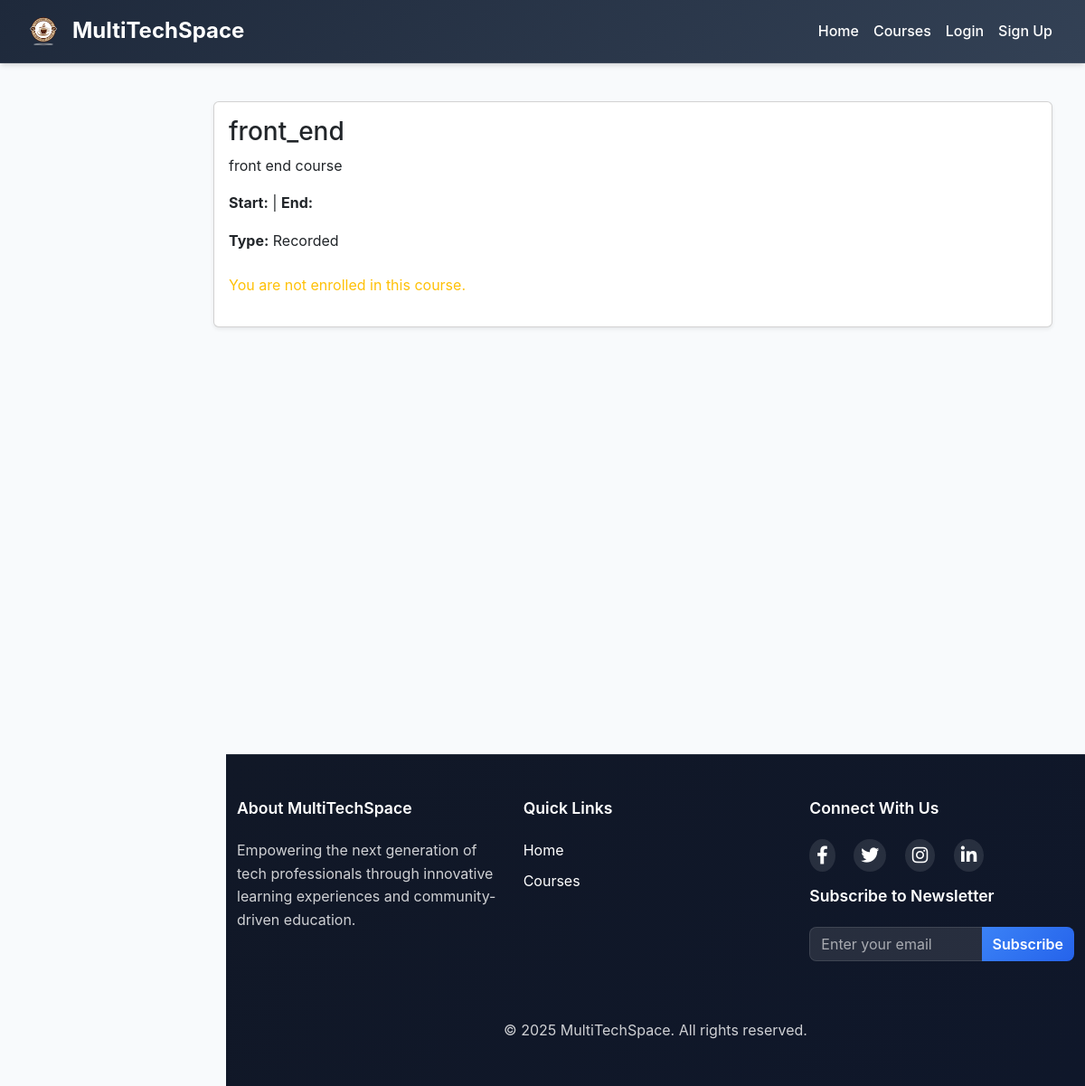
Before: /courses/1/ with the older database file.
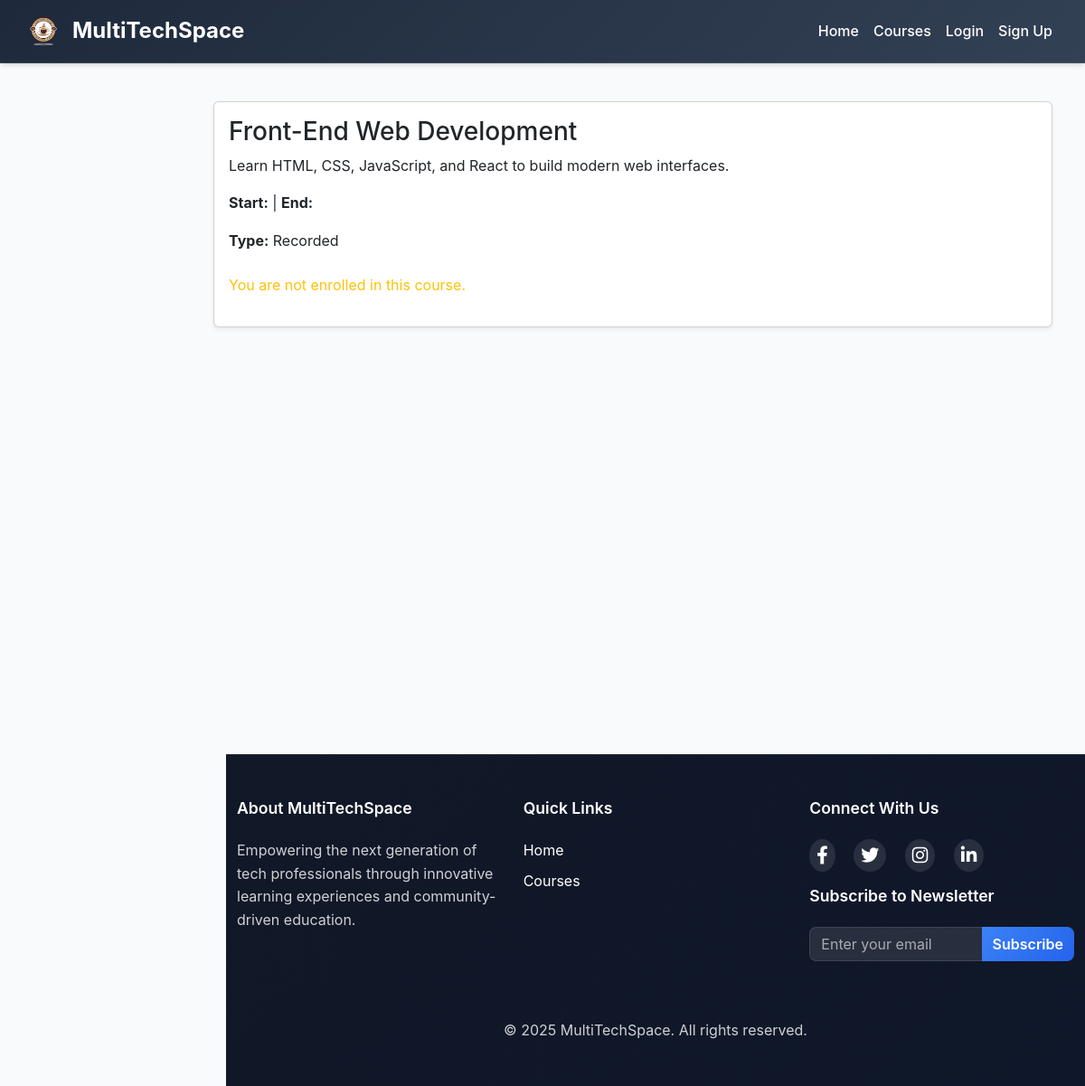
After: the same page with the newer database file.
### core/models.py (models this page shows, shortened)
class Course(models.Model):
    LEVEL_CHOICES = (
        ('Beginner', 'Beginner'),
        ('Intermediate', 'Intermediate'),
        ('Advanced', 'Advanced'),
    )
    title = models.CharField(max_length=200)
    description = models.TextField()
    duration = models.IntegerField()
    level = models.CharField(max_length=20, choices=LEVEL_CHOICES)
    facilitator = models.ForeignKey(User, on_delete=models.SET_NULL, null=True, blank=True)
    price = models.DecimalField(max_digits=10, decimal_places=2, default=0.00)

### core/views.py (the view)
# urls.py: path('courses/<int:course_id>/', views.course_detail, name='course_detail'),
def course_detail(request, course_id):
    course = get_object_or_404(Course, id=course_id)
    enrolled = CourseEnrollment.objects.filter(user=request.user, course=course).exists() if request.user.is_authenticated else False
    return render(request, 'core/course_detail.html', {'course': course, 'enrolled': enrolled, 'logo_base64': settings.LOGO_BASE64})

### templates/core/course_detail.html (shortened to what this page needs)
{% extends 'core/base.html' %}
{% block content %}
<div class="container mt-4">
    <div class="card shadow-sm">
        <div class="card-body">
            <h3 class="card-title">{{ course.title }}</h3>
            <p class="card-text">{{ course.description }}</p>
            <p><strong>Start:</strong> {{ course.start_date }} | <strong>End:</strong> {{ course.end_date }}</p>
            <p><strong>Type:</strong> {{ course.is_live|yesno:"Live,Recorded" }}</p>
            {% if is_enrolled %}
                <hr>
                <h5>Course Materials</h5>
                {% if materials %}
                    <ul class="list-group">
                        {% for material in materials %}
                            <li class="list-group-item d-flex justify-content-between align-items-center">
                                <span>{{ material.title }}</span>
                                <a href="{{ material.file.url }}" class="btn btn-sm btn-outline-primary">Download</a>
                            </li>
                        {% endfor %}
                    </ul>
                {% else %}
                    <p class="text-muted">No materials uploaded yet.</p>
                {% endif %}
            {% else %}
                <p class="text-warning mt-4">You are not enrolled in this course.</p>
            {% endif %}
        </div>
    </div>
</div>
{% endblock %}

Changed rows visible on the page:
changed Course: title "front_end" → "Front-End Web Development"; description "front end course" → "Learn HTML, CSS, JavaScript, and React to build modern web interfaces."
